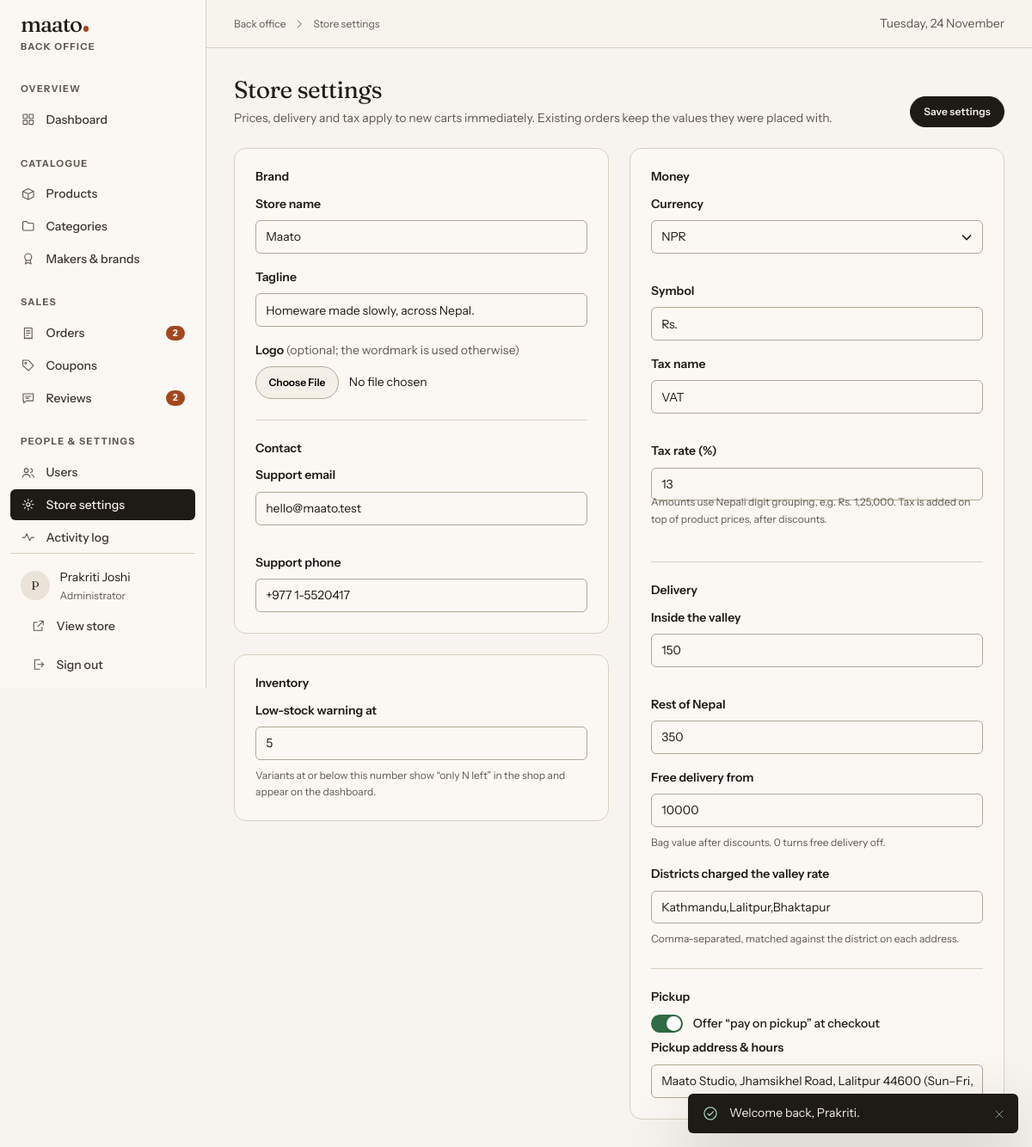
Page /suman-ecom/admin/settings (signed in) on the committed database.
### tables this page shows
CREATE TABLE users (
    id            INT UNSIGNED     NOT NULL AUTO_INCREMENT,
    role_id       TINYINT UNSIGNED NOT NULL,
    name          VARCHAR(120)     NOT NULL,
    email         VARCHAR(190)     NOT NULL,
    phone         VARCHAR(20)      NULL,
    password_hash VARCHAR(255)     NOT NULL,
    avatar_path   VARCHAR(255)     NULL,
    is_blocked    TINYINT(1)       NOT NULL DEFAULT 0,
    last_login_at DATETIME         NULL,
    created_at    DATETIME         NOT NULL DEFAULT CURRENT_TIMESTAMP,
    updated_at    DATETIME         NOT NULL DEFAULT CURRENT_TIMESTAMP ON UPDATE CURRENT_TIMESTAMP,
    PRIMARY KEY (id),
    UNIQUE KEY uq_users_email (email),
    KEY idx_users_role (role_id),
    KEY idx_users_created (created_at),
    CONSTRAINT fk_users_role FOREIGN KEY (role_id) REFERENCES roles (id) ON UPDATE CASCADE
);

CREATE TABLE roles (
    id          TINYINT UNSIGNED NOT NULL AUTO_INCREMENT,
    slug        VARCHAR(20)  NOT NULL,
    name        VARCHAR(50)  NOT NULL,
    description VARCHAR(255) NULL,
    PRIMARY KEY (id),
    UNIQUE KEY uq_roles_slug (slug)
);

### app/Views/layouts/admin.php (the view, shortened to what the rows shown need)
<?php
$me = Auth::user();
?>
<!doctype html>
<html lang="en" class="no-js">
<head>
</head>
<body class="admin">
<div class="admin-shell">
  <aside class="sidebar" id="sidebar" data-sidebar>
    <div class="sidebar__foot">
      <div class="sidebar__user">
        <?php if ($me['avatar_path']): ?><img class="avatar" src="<?= e(media($me['avatar_path'])) ?>" alt=""><?php else: ?><span class="avatar" aria-hidden="true"><?= e(mb_strtoupper(mb_substr($me['name'], 0, 1))) ?></span><?php endif; ?>
        <span><?= e($me['name']) ?><small><?= e($me['role_name']) ?></small></span>
      </div>
    </div>
  </aside>
  <div>
    <main class="page" id="main" tabindex="-1">
      <?= $content ?>
    </main>
  </div>
</div>
</body>
</html>

### rows in the picture
users: name "P", name "Prakriti Joshi", role.name "Administrator"

### other values in the picture
mb_strtolower(setting('store_name', 'Maato')) "maato"
$group "OVERVIEW"
$label "Dashboard"
$group "CATALOGUE"
$label "Products"
$label "Categories"
$label "Makers & brands"
$group "SALES"
$label "Orders"
$count "2"
$label "Coupons"
$label "Reviews"
$group "PEOPLE & SETTINGS"
$label "Users"
$label "Store settings"
